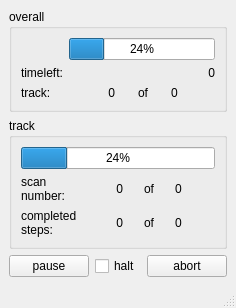
<?xml version="1.0" encoding="UTF-8"?>
<ui version="4.0">
 <class>ScanProgress</class>
 <widget class="QMainWindow" name="ScanProgress">
  <property name="geometry">
   <rect>
    <x>0</x>
    <y>0</y>
    <width>194</width>
    <height>293</height>
   </rect>
  </property>
  <property name="windowTitle">
   <string>ScanProgress</string>
  </property>
  <property name="locale">
   <locale language="English" country="UnitedStates"/>
  </property>
  <widget class="QWidget" name="centralwidget">
   <layout class="QVBoxLayout" name="verticalLayout">
    <item>
     <widget class="QGroupBox" name="groupBox_2">
      <property name="title">
       <string>overall</string>
      </property>
      <layout class="QVBoxLayout" name="verticalLayout_3">
       <item>
        <layout class="QGridLayout" name="gridLayout_4">
         <property name="sizeConstraint">
          <enum>QLayout::SetMinimumSize</enum>
         </property>
         <item row="1" column="1">
          <widget class="QLabel" name="label_timeleft_set">
           <property name="text">
            <string>0</string>
           </property>
           <property name="alignment">
            <set>Qt::AlignRight|Qt::AlignTrailing|Qt::AlignVCenter</set>
           </property>
          </widget>
         </item>
         <item row="1" column="0">
          <widget class="QLabel" name="label_timeleft">
           <property name="text">
            <string>timeleft:</string>
           </property>
          </widget>
         </item>
         <item row="0" column="1">
          <widget class="QProgressBar" name="progressBar_overall">
           <property name="value">
            <number>24</number>
           </property>
          </widget>
         </item>
        </layout>
       </item>
       <item>
        <layout class="QGridLayout" name="gridLayout_3">
         <item row="1" column="0">
          <widget class="QLabel" name="label_3">
           <property name="text">
            <string>track:</string>
           </property>
          </widget>
         </item>
         <item row="1" column="1">
          <widget class="QLabel" name="label_act_track_num">
           <property name="text">
            <string>0</string>
           </property>
           <property name="alignment">
            <set>Qt::AlignRight|Qt::AlignTrailing|Qt::AlignVCenter</set>
           </property>
          </widget>
         </item>
         <item row="1" column="2">
          <widget class="QLabel" name="label_5">
           <property name="text">
            <string>of</string>
           </property>
           <property name="alignment">
            <set>Qt::AlignCenter</set>
           </property>
          </widget>
         </item>
         <item row="1" column="3">
          <widget class="QLabel" name="label_total_track_num">
           <property name="text">
            <string>0</string>
           </property>
          </widget>
         </item>
        </layout>
       </item>
      </layout>
     </widget>
    </item>
    <item>
     <widget class="QGroupBox" name="groupBox">
      <property name="title">
       <string>track</string>
      </property>
      <layout class="QVBoxLayout" name="verticalLayout_2">
       <item>
        <layout class="QGridLayout" name="gridLayout_5">
         <item row="0" column="0">
          <widget class="QProgressBar" name="progressBar_track">
           <property name="value">
            <number>24</number>
           </property>
           <property name="textVisible">
            <bool>true</bool>
           </property>
          </widget>
         </item>
        </layout>
       </item>
       <item>
        <layout class="QGridLayout" name="gridLayout">
         <item row="1" column="3">
          <widget class="QLabel" name="label_max_scan_number">
           <property name="text">
            <string>0</string>
           </property>
          </widget>
         </item>
         <item row="2" column="1">
          <widget class="QLabel" name="label_act_completed_steps">
           <property name="text">
            <string>0</string>
           </property>
           <property name="alignment">
            <set>Qt::AlignRight|Qt::AlignTrailing|Qt::AlignVCenter</set>
           </property>
          </widget>
         </item>
         <item row="2" column="2">
          <widget class="QLabel" name="label_8">
           <property name="sizePolicy">
            <sizepolicy hsizetype="Minimum" vsizetype="Preferred">
             <horstretch>0</horstretch>
             <verstretch>0</verstretch>
            </sizepolicy>
           </property>
           <property name="text">
            <string>of</string>
           </property>
           <property name="alignment">
            <set>Qt::AlignCenter</set>
           </property>
          </widget>
         </item>
         <item row="1" column="2">
          <widget class="QLabel" name="label_7">
           <property name="sizePolicy">
            <sizepolicy hsizetype="Minimum" vsizetype="Preferred">
             <horstretch>0</horstretch>
             <verstretch>0</verstretch>
            </sizepolicy>
           </property>
           <property name="text">
            <string>of</string>
           </property>
           <property name="alignment">
            <set>Qt::AlignCenter</set>
           </property>
          </widget>
         </item>
         <item row="2" column="3">
          <widget class="QLabel" name="label_max_completed_steps">
           <property name="text">
            <string>0</string>
           </property>
          </widget>
         </item>
         <item row="2" column="0">
          <widget class="QLabel" name="label_completedSteps">
           <property name="text">
            <string>completed
steps:</string>
           </property>
          </widget>
         </item>
         <item row="1" column="1">
          <widget class="QLabel" name="label_act_scan_number">
           <property name="text">
            <string>0</string>
           </property>
           <property name="alignment">
            <set>Qt::AlignRight|Qt::AlignTrailing|Qt::AlignVCenter</set>
           </property>
          </widget>
         </item>
         <item row="1" column="0">
          <widget class="QLabel" name="label_scanNumber">
           <property name="text">
            <string>scan
number:</string>
           </property>
          </widget>
         </item>
        </layout>
       </item>
      </layout>
     </widget>
    </item>
    <item>
     <layout class="QGridLayout" name="gridLayout_2">
      <item row="2" column="2">
       <widget class="QPushButton" name="pushButton_abort">
        <property name="text">
         <string>abort</string>
        </property>
       </widget>
      </item>
      <item row="2" column="1">
       <widget class="QCheckBox" name="checkBox">
        <property name="text">
         <string>halt</string>
        </property>
       </widget>
      </item>
      <item row="2" column="0">
       <widget class="QPushButton" name="pushButton_pause">
        <property name="text">
         <string>pause</string>
        </property>
       </widget>
      </item>
     </layout>
    </item>
   </layout>
  </widget>
  <widget class="QStatusBar" name="statusbar"/>
 </widget>
 <resources/>
 <connections/>
</ui>
